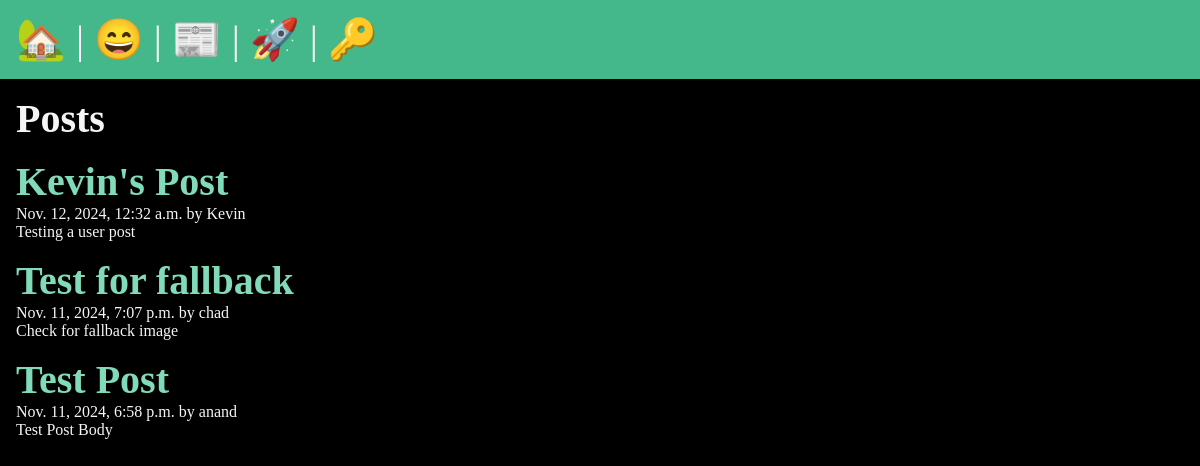
/posts/, run on the app's committed database.
### posts/models.py (models this page shows, shortened)
class Post(models.Model):
    title = models.CharField(max_length=75)
    body = models.TextField()
    slug = models.SlugField()
    date = models.DateTimeField(auto_now_add=True)
    banner = models.ImageField(default='fallback.png', blank=True)
    author = models.ForeignKey(User, on_delete=models.CASCADE, default=None)

### posts/views.py (the view)
# urls.py: path('', views.posts_list, name="list"),
def posts_list(request):
    posts = Post.objects.all().order_by('-date')
    return render(request, 'posts/posts_list.html', {
        'posts': posts
    })

### posts/templates/posts/posts_list.html (shortened to what this page needs)
{% extends "layout.html" %}
{% block content %}
    <section>
        <h1>Posts</h1>
        {% for post in posts %}
            <article class="post">
                <h2>
                    <a href="{% url 'posts:page' slug=post.slug %}">
                        {{ post.title }}
                    </a>
                </h2>
                <p>{{ post.date }} by {{ post.author }}</p>
                <p>{{ post.body }}</p>
            </article>
        {% endfor %}
    </section>
{% endblock %}

### templates/layout.html (shortened to what this page needs)
<!DOCTYPE html>
{% load static%}
<html lang="en">
<head>
    <link rel="stylesheet" href="{% static 'css/style.css' %}">
</head>
<body>
    <nav>
        <a href="/">
            <span role="img" aria-label="Home" title="Home">🏡</span>
        </a> |
        <a href="/about">
            <span role="img" aria-label="About" title="About">😄</span>
        </a> |
        <a href="{% url 'posts:list' %}">
            <span role="img" aria-label="Posts" title="Posts">📰</span>
        </a> |
        {% if user.is_authenticated %}
            <a href="{% url 'posts:new-post' %}">
                <span role="img" aria-label="New Post" title="New Post">🆕</span>
            </a> |
            <form class="logout" action="{% url 'users:logout' %}" method="post">
                {% csrf_token %}
                <button class="logout-button" aria-label="User Logout" title="User Logout">
                    👋
                </button>
            </form>
        {% else %}
            <a href="{% url 'users:register' %}">
                <span role="img" aria-label="User Registration" title="User Registration">🚀</span>
            </a> |
            <a href="{% url 'users:login' %}">
                <span role="img" aria-label="User Login" title="User Login">🔑</span>
            </a>
        {% endif %}
    </nav>
    <main>
        {% block content %}
        {% endblock %}
    </main>
</body>
</html>

### data on the page
Post: title "Kevin's Post", date "Nov. 12, 2024, 12:32 a.m.", author "Kevin", body "Testing a user post"
Post: title "Test for fallback", date "Nov. 11, 2024, 7:07 p.m.", author "chad", body "Check for fallback image"
Post: title "Test Post", date "Nov. 11, 2024, 6:58 p.m.", author "anand", body "Test Post Body"
